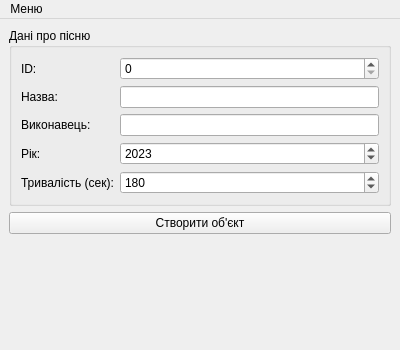
<?xml version="1.0" encoding="UTF-8"?>
<ui version="4.0">
 <class>MainWindow</class>
 <widget class="QMainWindow" name="MainWindow">
  <property name="geometry">
   <rect>
    <x>0</x>
    <y>0</y>
    <width>400</width>
    <height>350</height>
   </rect>
  </property>
  <property name="windowTitle">
   <string>Music App (PR9)</string>
  </property>
  <widget class="QWidget" name="centralwidget">
   <layout class="QVBoxLayout" name="verticalLayout">
    <item>
     <widget class="QGroupBox" name="groupBox">
      <property name="title">
       <string>Дані про пісню</string>
      </property>
      <layout class="QFormLayout" name="formLayout">
       <item row="0" column="0">
        <widget class="QLabel" name="label">
         <property name="text">
          <string>ID:</string>
         </property>
        </widget>
       </item>
       <item row="0" column="1">
        <widget class="QSpinBox" name="sb_id">
         <property name="maximum">
          <number>9999</number>
         </property>
        </widget>
       </item>
       <item row="1" column="0">
        <widget class="QLabel" name="label_2">
         <property name="text">
          <string>Назва:</string>
         </property>
        </widget>
       </item>
       <item row="1" column="1">
        <widget class="QLineEdit" name="le_title"/>
       </item>
       <item row="2" column="0">
        <widget class="QLabel" name="label_3">
         <property name="text">
          <string>Виконавець:</string>
         </property>
        </widget>
       </item>
       <item row="2" column="1">
        <widget class="QLineEdit" name="le_performer"/>
       </item>
       <item row="3" column="0">
        <widget class="QLabel" name="label_4">
         <property name="text">
          <string>Рік:</string>
         </property>
        </widget>
       </item>
       <item row="3" column="1">
        <widget class="QSpinBox" name="sb_year">
         <property name="maximum">
          <number>2030</number>
         </property>
         <property name="value">
          <number>2023</number>
         </property>
        </widget>
       </item>
       <item row="4" column="0">
        <widget class="QLabel" name="label_5">
         <property name="text">
          <string>Тривалість (сек):</string>
         </property>
        </widget>
       </item>
       <item row="4" column="1">
        <widget class="QSpinBox" name="sb_duration">
         <property name="maximum">
          <number>10000</number>
         </property>
         <property name="value">
          <number>180</number>
         </property>
        </widget>
       </item>
      </layout>
     </widget>
    </item>
    <item>
     <widget class="QPushButton" name="btn_create">
      <property name="text">
       <string>Створити об'єкт</string>
      </property>
     </widget>
    </item>
    <item>
     <spacer name="verticalSpacer">
      <property name="orientation">
       <enum>Qt::Vertical</enum>
      </property>
      <property name="sizeHint" stdset="0">
       <size>
        <width>20</width>
        <height>40</height>
       </size>
      </property>
     </spacer>
    </item>
   </layout>
  </widget>
  <widget class="QMenuBar" name="menubar">
   <property name="geometry">
    <rect>
     <x>0</x>
     <y>0</y>
     <width>400</width>
     <height>21</height>
    </rect>
   </property>
   <widget class="QMenu" name="menuMenu">
    <property name="title">
     <string>Меню</string>
    </property>
    <addaction name="actionCreate"/>
    <addaction name="actionShow"/>
    <addaction name="separator"/>
    <addaction name="actionExit"/>
   </widget>
   <addaction name="menuMenu"/>
  </widget>
  <action name="actionCreate">
   <property name="text">
    <string>Створити об'єкт</string>
   </property>
  </action>
  <action name="actionShow">
   <property name="text">
    <string>Відобразити об'єкт</string>
   </property>
  </action>
  <action name="actionExit">
   <property name="text">
    <string>Вихід</string>
   </property>
  </action>
 </widget>
</ui>
